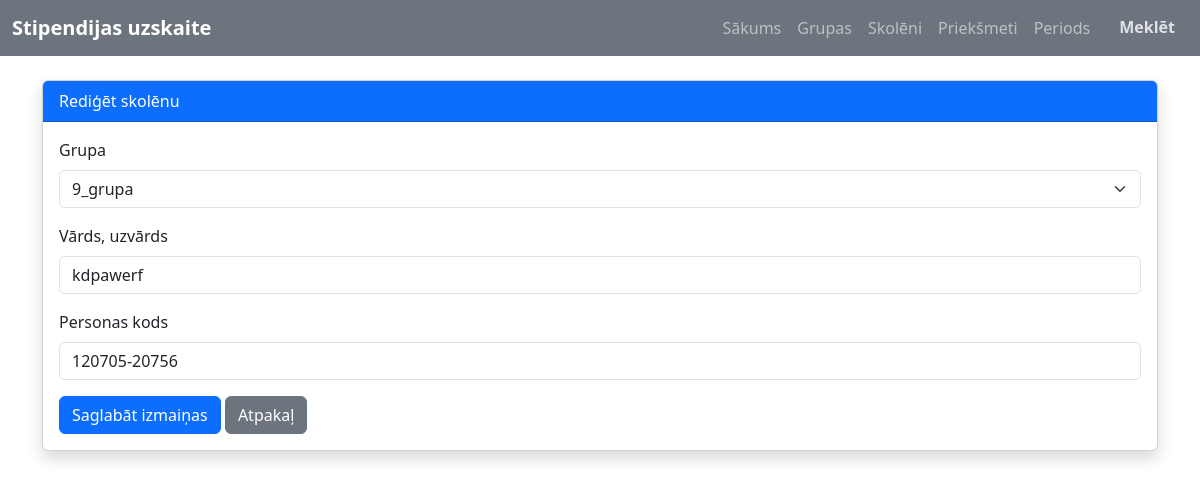
The app's page /student/edit?id=12 with its own data.
### tables this page shows
CREATE TABLE `students` (
  `id` int(11) NOT NULL,
  `group_id` int(11) DEFAULT NULL,
  `full_name` varchar(150) DEFAULT NULL,
  `personal_code` varchar(20) DEFAULT NULL,
  `created_at` datetime DEFAULT current_timestamp()
);

CREATE TABLE `groups` (
  `id` int(11) NOT NULL,
  `group_name` varchar(100) DEFAULT NULL,
  `created_at` datetime DEFAULT current_timestamp()
);

### Core/functions.php (called while the page is built, shortened)
<?php
function base_path($path) {
    return BASE_PATH . $path;
}
function view($path, $attributes = [] ) {
    extract($attributes);
    require base_path("app/views/{$path}");
}

### app/controllers/student/StudentEditController.php (called while the page is built, shortened)
<?php
$errors = [];
try {
    $db = App::resolve(Database::class);
} catch (\Exception $e) {
    error_log("DB savienojuma kļūda: " . $e->getMessage());
    die("Sistēma šobrīd nav pieejama");
}
$id = $_GET['id'] ?? null;
try {
    $sql = "SELECT * FROM students WHERE id = :id";
    $student = $db->query($sql, ['id' => $id])->findOrFail();
} catch (\Exception $e) {
    error_log("Kļūda ielādējot studentu: " . $e->getMessage());
    die("Studentu neizdevās atrast");
}
try {
    $groups = $db->query("SELECT * FROM groups")->get();
} catch (\Exception $e) {
    error_log("Kļūda ielādējot grupas: " . $e->getMessage());
    $groups = [];
}
try {
    view('students/edit.php', [
        'student' => $student,
        'groups' => $groups,
        'errors' => $errors
    ]);
} catch (\Exception $e) {
    error_log("View kļūda students/edit.php: " . $e->getMessage());
    echo "Neizdevās ielādēt lapu";
}

### public/index.php (called while the page is built, shortened)
<?php
require BASE_PATH . 'Core/functions.php';
spl_autoload_register(function ($class) {
    $class = str_replace('\\', DIRECTORY_SEPARATOR, $class);
});
$router = new \Core\Router();
$path = parse_url($_SERVER['REQUEST_URI'], PHP_URL_PATH);
$method = $_POST['_method'] ?? $_SERVER['REQUEST_METHOD'];
require base_path('bootstrap.php');
$router->route($path, $method);

### Core/App.php (called while the page is built, shortened)
<?php
class App
{
    protected static $container;
    public static function setContainer ($container) {
        static::$container = $container;
    }
    public static function Container()
    {
        return static::$container;
    }
    public static function resolve($key) {
        return static::Container()->resolve($key);
    }
}

### Core/Container.php (called while the page is built, shortened)
<?php
class Container
{
    protected $bindings = [];
    public function bind($key, $resolver)
    {
        $this->bindings[$key] = $resolver;
    }
    public function resolve($key)
    {
        $resolver = $this->bindings[$key];
        return call_user_func($resolver);
    }
}

### config.php (called while the page is built)
<?php
return [
    'database' => [
        'host' => 'localhost',
        'port' => 3306,
        'dbname' => 'stipendiju_uzskaite',
        'charset' => 'utf8mb4'
    ]
];

### bootstrap.php (called while the page is built, shortened)
<?php
$container = new Container();
$container->bind('Core\Database', function () {
    $config = require base_path('config.php');
    return new Database($config['database']);
});

### Core/Database.php (called while the page is built, shortened)
<?php
class Database
{
    public $connection;
    public $statement;
    public function __construct($config, $username = 'root', $password = '')
    {
        $dns = 'mysql: ' . http_build_query($config, '', ';');
        $this->connection = new PDO($dns, $username, $password, [
            PDO::ATTR_DEFAULT_FETCH_MODE => PDO::FETCH_ASSOC
        ]);
    }
    public function query($query, $params = [])
    {
        $this->statement = $this->connection->prepare($query);
        $this->statement->execute($params);
        return $this;
    }
    public function find()
    {
        return $this->statement->fetch();
    }
    public function get()
    {
        return $this->statement->fetchAll();
    }
    public function findOrFail(){
        $result = $this->find();
        return $result;
    }
}

### app/views/students/edit.php (the view, shortened to what this page needs)
<?php
require base_path('app/views/partials/head.php');
require base_path('app/views/partials/nav.php');
$errors = $errors ?? [];
?>
<div class="container mt-4">
    <div class="card shadow">
        <div class="card-header bg-primary text-white">
            Rediģēt skolēnu
        </div>
        <div class="card-body">
            <form method="POST" action="/student/edit?id=<?= $student['id'] ?>">
                <div class="mb-3">
                    <label class="form-label">Grupa</label>
                    <select
                        name="group_id"
                        class="form-select <?= isset($errors['group_id']) ? 'is-invalid' : '' ?>"
                        required
                    >
                        <?php foreach ($groups as $group) : ?>
                            <option value="<?= $group['id'] ?>" <?= ($student['group_id'] == $group['id']) ? 'selected' : '' ?>>
                                <?= htmlspecialchars($group['group_name']) ?>
                            </option>
                        <?php endforeach; ?>
                    </select>
                </div>
                <div class="mb-3">
                    <label class="form-label">Vārds, uzvārds</label>
                    <input
                        type="text"
                        name="name_surname"
                        class="form-control <?= isset($errors['name']) ? 'is-invalid' : '' ?>"
                        value="<?= htmlspecialchars($student['full_name'] ?? '') ?>"
                        required
                    >
                </div>
                <div class="mb-3">
                    <label class="form-label">Personas kods</label>
                    <input
                        type="text"
                        name="personal_code"
                        class="form-control <?= isset($errors['p_code']) ? 'is-invalid' : '' ?>"
                        value="<?= htmlspecialchars($student['personal_code'])  ?? '' ?>"
                        required
                    >
                </div>
                <button type="submit" class="btn btn-primary">Saglabāt izmaiņas</button>
                <a href="/students" class="btn btn-secondary">Atpakaļ</a>
            </form>
        </div>
    </div>
</div>
<?php
require base_path('app/views/partials/footer.php');
?>

### Core/router.php (shortened to what this page needs)
<?php
class Router {
    protected $routes = [];
    public function add($uri, $controller, $method) {
        $this->routes[] = [
            'uri' => $uri,
            'controller' => $controller,
            'method' => $method,
            'middleware' => null
        ];
        return $this;
    }
    public function route($uri, $method) {
        foreach ($this->routes as $route) {
            if ($route['uri'] === $uri && $route['method'] === strtoupper($method)){
                return require base_path('app/controllers/' . $route['controller']);
            }
        }
    }
}

### app/views/partials/nav.php (shortened to what this page needs)
<nav class="navbar navbar-expand-lg navbar-dark bg-secondary" data-bs-theme="dark">
    <div class="container-fluid">
        <a class="navbar-brand fw-bold" href="/">
            Stipendijas uzskaite
        </a>
        <div class="collapse navbar-collapse" id="navbarNav">
            <ul class="navbar-nav ms-auto">
                <li class="nav-item">
                    <a class="nav-link" href="/">Sākums</a>
                </li>
                <li class="nav-item">
                    <a class="nav-link" href="/groups">Grupas</a>
                </li>
                <li class="nav-item">
                    <a class="nav-link" href="/students">Skolēni</a>
                </li>
                <li class="nav-item">
                    <a class="nav-link" href="/subjects">Priekšmeti</a>
                </li>
                <li class="nav-item">
                    <a class="nav-link" href="/period">Periods</a>
                </li>
                <li class="nav-item">
                    <a class="btn fw-bold ms-2" href="/search">Meklēt</a>
                </li>
            </ul>
        </div>
    </div>
</nav>

### records on screen
students: group_id "9_grupa", name_surname "kdpawerf", personal_code "120705-20756"
